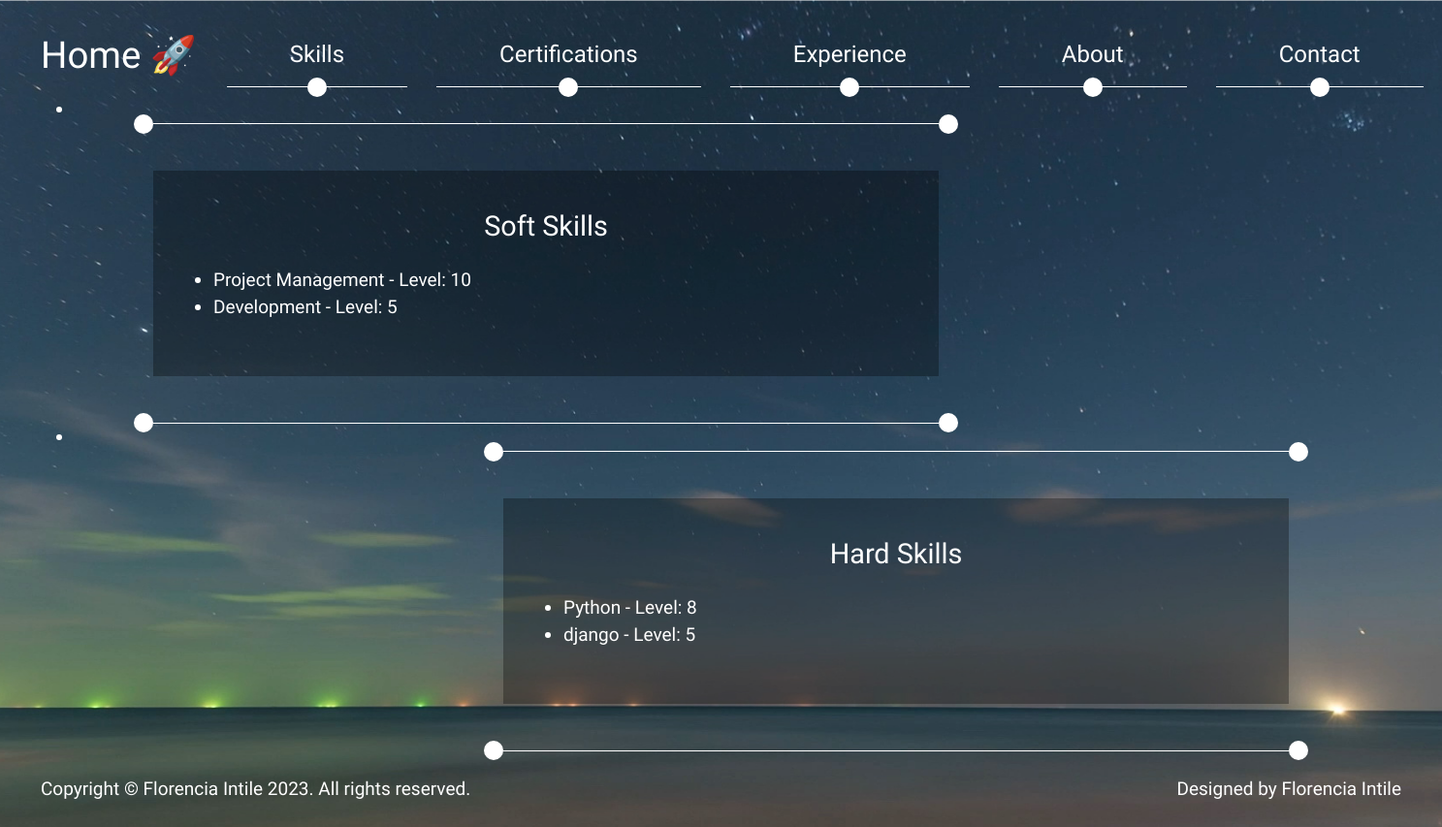
The page /skills/ (signed in) on the database its author committed.
### BaseFinalProjectApp/models.py (models this page shows)
class SoftSkills(models.Model):
    Description=models.CharField(max_length=50, unique=True)
    Level=models.PositiveIntegerField()
    def __str__(self):
        return f" {self.Description} - Level: {self.Level}"

class HardSkills(models.Model):
    Description=models.CharField(max_length=50, unique=True)
    Level=models.PositiveIntegerField()
    def __str__(self):
        return f" {self.Description} - Level: {self.Level}"

### BaseFinalProjectApp/views.py (the view)
# urls.py: path('skills/', views.Skill, name="skills"),
def Skill(request):
    context = {}
    if request.POST:
        description = request.POST["Description"]
        SoftFilter = SoftSkills.objects.filter(Description__icontains=description)
        HardFilter = HardSkills.objects.filter(Description__icontains=description)
        if not SoftFilter and not HardFilter:
            message = "No results found."
            context = {"message": message}
        else:
            message = ""
            context = {"SoftFilter": SoftFilter,
                        "HardFilter": HardFilter,
                        "message": message
                        }
        return render(request, 'searchedskills.html', context)
    else:
        context = { "SoftSkills" : SoftSkills.objects.all() ,
                     "HardSkills" : HardSkills.objects.all() ,
                    }
        return render(request,'skills.html' , context )

### BaseFinalProjectApp/context_processors.py (called while the page is built)
def avatar_context(request):
    try:
        avatar_url = Avatar.objects.filter(user=request.user.id)[0].image.url
    except IndexError:
        avatar_url = None
    return {'avatar_url': avatar_url}

### BaseFinalProjectApp/templates/skills.html (shortened to what this page needs)
{% extends "layout.html" %}
{% block content %}
{% load static %}
          <li data-page-no="3" class="px-3">
            <div class="position-relative page-width-1 page-left tm-border-top tm-border-bottom">
              <div class="circle intro-circle-1"></div>
              <div class="circle intro-circle-2"></div>
              <div class="circle intro-circle-3"></div>
              <div class="circle intro-circle-4"></div>
              <div class="tm-bg-dark content-pad">
                <h2 class="mb-4 text-center">Soft Skills</h2>
                <ul>
                  {% for info in SoftSkills %}
                  <li>{{ info }}   </li>
                {% endfor %}
              </ul>
              </div>
            </div>
          </li>
          <li data-page-no="3" class="px-3">
            <div class="position-relative page-width-1 page-right tm-border-top tm-border-bottom">
              <div class="circle intro-circle-1"></div>
              <div class="circle intro-circle-2"></div>
              <div class="circle intro-circle-3"></div>
              <div class="circle intro-circle-4"></div>
              <div class="tm-bg-dark content-pad">
                      <h2 class="mb-4 text-center">Hard Skills</h2>
                      <ul>
                        {% for info in HardSkills %}
                        <li>{{ info }}   </li>
                      {% endfor %}
              </ul>
              </div>
            </div>
          </li>
    {% endblock content %}

### BaseFinalProjectApp/static/css/templatemo-style.css (style rules this page uses)
html, body, .page-container { height: 100%; }
body { font-family: 'Source Sans Pro', sans-serif; font-size: 19px; font-weight: 300; color: white; line-height: 1.5; }
h2 { font-size: 1.8rem; }
.circle { position: absolute; left: calc(50% - 10px); bottom: -10px; width: 20px; height: 20px; background-color: white; border-radius: 50%; }
.tm-border-bottom { border-bottom: 1px solid white; padding-bottom: 48px; }
.tm-border-top { border-top: 1px solid white; padding-top: 48px; }
.content-pad { padding: 40px 30px; }
.page-width-1 { max-width: 810px; }
.page-left { margin-left: 100px; }
.page-right { margin-right: 100px; margin-left: auto; }
.tm-bg-dark { background-color: rgba(0,0,0,0.3); }
.intro-circle-1 { left: -20px; top: -10px; }
.intro-circle-2 { right: -20px; top: -10px; left: auto; }
.intro-circle-3 { right: -20px; bottom: -10px; left: auto; }
.intro-circle-4 { left: -20px; bottom: -10px; }

### rows shown on the page
SoftSkills: Description+Level "Project Management - Level: 10"
SoftSkills: Description+Level "Development - Level: 5"
HardSkills: Description+Level "Python - Level: 8"
HardSkills: Description+Level "django - Level: 5"
